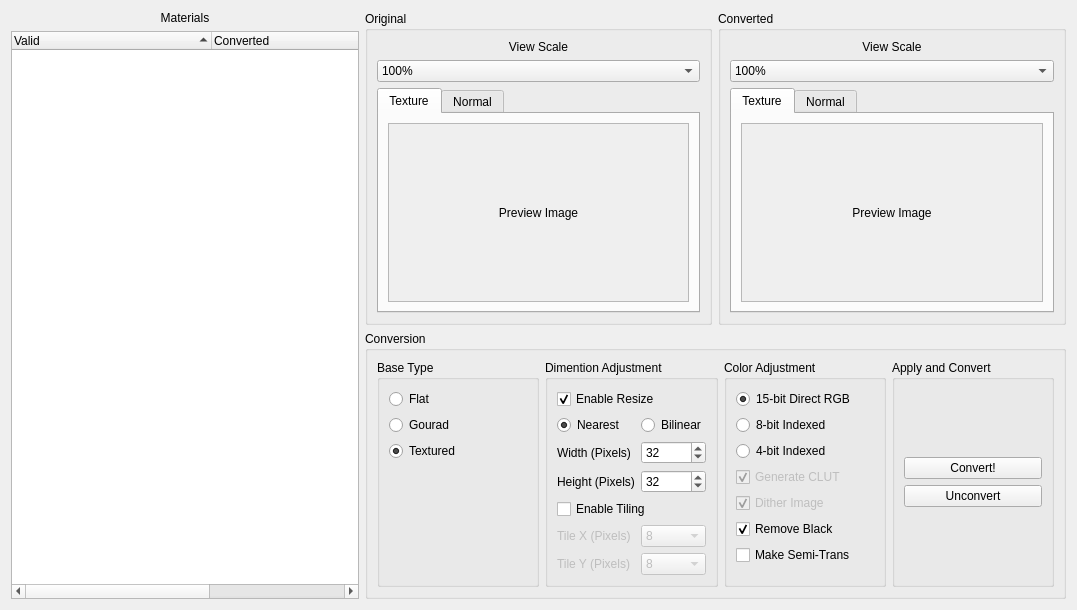
<?xml version="1.0" encoding="UTF-8"?>
<ui version="4.0">
 <class>TextureConverter</class>
 <widget class="QWidget" name="TextureConverter">
  <property name="geometry">
   <rect>
    <x>0</x>
    <y>0</y>
    <width>1077</width>
    <height>610</height>
   </rect>
  </property>
  <property name="windowTitle">
   <string>Form</string>
  </property>
  <layout class="QGridLayout" name="gridLayout_2">
   <item row="0" column="0">
    <layout class="QGridLayout" name="textureConverterLayout" rowstretch="3,1" columnstretch="1,1,1">
     <item row="0" column="1">
      <widget class="QGroupBox" name="originalPreviewBox">
       <property name="title">
        <string>Original</string>
       </property>
       <layout class="QVBoxLayout" name="verticalLayout_4">
        <item>
         <layout class="QVBoxLayout" name="originalPreviewLayouy">
          <item>
           <widget class="QLabel" name="originalZoomLabel">
            <property name="text">
             <string>View Scale</string>
            </property>
            <property name="alignment">
             <set>Qt::AlignCenter</set>
            </property>
           </widget>
          </item>
          <item>
           <widget class="QComboBox" name="originalZoomSelector">
            <property name="currentText">
             <string>100%</string>
            </property>
            <property name="currentIndex">
             <number>2</number>
            </property>
            <item>
             <property name="text">
              <string>25%</string>
             </property>
            </item>
            <item>
             <property name="text">
              <string>50%</string>
             </property>
            </item>
            <item>
             <property name="text">
              <string>100%</string>
             </property>
            </item>
            <item>
             <property name="text">
              <string>200%</string>
             </property>
            </item>
            <item>
             <property name="text">
              <string>400%</string>
             </property>
            </item>
            <item>
             <property name="text">
              <string>800%</string>
             </property>
            </item>
            <item>
             <property name="text">
              <string>1600%</string>
             </property>
            </item>
           </widget>
          </item>
          <item>
           <widget class="QTabWidget" name="originalMapTabs">
            <property name="currentIndex">
             <number>0</number>
            </property>
            <widget class="QWidget" name="originalTextureTab">
             <attribute name="title">
              <string>Texture</string>
             </attribute>
             <layout class="QVBoxLayout" name="verticalLayout_2">
              <item>
               <layout class="QVBoxLayout" name="originalTextureTabLayout">
                <item>
                 <widget class="QScrollArea" name="originalTextureArea">
                  <property name="widgetResizable">
                   <bool>true</bool>
                  </property>
                  <widget class="QWidget" name="originalTextureAreaWidget">
                   <property name="geometry">
                    <rect>
                     <x>0</x>
                     <y>0</y>
                     <width>283</width>
                     <height>110</height>
                    </rect>
                   </property>
                   <layout class="QGridLayout" name="gridLayout_9">
                    <item row="1" column="0">
                     <layout class="QGridLayout" name="originalTextureAreaLayout">
                      <item row="0" column="0">
                       <widget class="QLabel" name="originalTexture">
                        <property name="text">
                         <string>Preview Image</string>
                        </property>
                        <property name="alignment">
                         <set>Qt::AlignCenter</set>
                        </property>
                       </widget>
                      </item>
                     </layout>
                    </item>
                   </layout>
                  </widget>
                 </widget>
                </item>
               </layout>
              </item>
             </layout>
            </widget>
            <widget class="QWidget" name="originalNormalTab">
             <attribute name="title">
              <string>Normal</string>
             </attribute>
             <layout class="QVBoxLayout" name="verticalLayout_6">
              <item>
               <layout class="QVBoxLayout" name="originalNormalTabLayout">
                <item>
                 <widget class="QScrollArea" name="originalNormalArea">
                  <property name="enabled">
                   <bool>true</bool>
                  </property>
                  <property name="widgetResizable">
                   <bool>true</bool>
                  </property>
                  <widget class="QWidget" name="originalNormalAreaWidget">
                   <property name="geometry">
                    <rect>
                     <x>0</x>
                     <y>0</y>
                     <width>283</width>
                     <height>110</height>
                    </rect>
                   </property>
                   <layout class="QGridLayout" name="gridLayout_12">
                    <item row="0" column="0">
                     <layout class="QGridLayout" name="originalNormalAreaLayout">
                      <item row="0" column="0">
                       <widget class="QLabel" name="originalNormal">
                        <property name="text">
                         <string>Preview Image</string>
                        </property>
                        <property name="alignment">
                         <set>Qt::AlignCenter</set>
                        </property>
                       </widget>
                      </item>
                     </layout>
                    </item>
                   </layout>
                  </widget>
                 </widget>
                </item>
               </layout>
              </item>
             </layout>
            </widget>
           </widget>
          </item>
         </layout>
        </item>
       </layout>
      </widget>
     </item>
     <item row="0" column="2">
      <widget class="QGroupBox" name="convertedPreviewBox">
       <property name="title">
        <string>Converted</string>
       </property>
       <layout class="QVBoxLayout" name="verticalLayout_5">
        <item>
         <layout class="QVBoxLayout" name="convertedPreviewLayout">
          <item>
           <widget class="QLabel" name="convertedZoomLabel">
            <property name="text">
             <string>View Scale</string>
            </property>
            <property name="alignment">
             <set>Qt::AlignCenter</set>
            </property>
           </widget>
          </item>
          <item>
           <widget class="QComboBox" name="convertedZoomSelector">
            <property name="currentText">
             <string>100%</string>
            </property>
            <property name="currentIndex">
             <number>2</number>
            </property>
            <item>
             <property name="text">
              <string>25%</string>
             </property>
            </item>
            <item>
             <property name="text">
              <string>50%</string>
             </property>
            </item>
            <item>
             <property name="text">
              <string>100%</string>
             </property>
            </item>
            <item>
             <property name="text">
              <string>200%</string>
             </property>
            </item>
            <item>
             <property name="text">
              <string>400%</string>
             </property>
            </item>
            <item>
             <property name="text">
              <string>800%</string>
             </property>
            </item>
            <item>
             <property name="text">
              <string>1600%</string>
             </property>
            </item>
           </widget>
          </item>
          <item>
           <widget class="QTabWidget" name="convertedMapTabs">
            <property name="currentIndex">
             <number>0</number>
            </property>
            <widget class="QWidget" name="convertedTextureTab">
             <attribute name="title">
              <string>Texture</string>
             </attribute>
             <layout class="QVBoxLayout" name="verticalLayout_9">
              <item>
               <layout class="QVBoxLayout" name="convertedTextureTabLayout">
                <item>
                 <widget class="QScrollArea" name="convertedTextureArea">
                  <property name="widgetResizable">
                   <bool>true</bool>
                  </property>
                  <widget class="QWidget" name="convertedTextureAreaWidget">
                   <property name="geometry">
                    <rect>
                     <x>0</x>
                     <y>0</y>
                     <width>283</width>
                     <height>110</height>
                    </rect>
                   </property>
                   <layout class="QGridLayout" name="gridLayout_10">
                    <item row="0" column="0">
                     <layout class="QGridLayout" name="convertedTextureAreaLayout">
                      <item row="0" column="0">
                       <widget class="QLabel" name="convertedTexture">
                        <property name="text">
                         <string>Preview Image</string>
                        </property>
                        <property name="alignment">
                         <set>Qt::AlignCenter</set>
                        </property>
                       </widget>
                      </item>
                     </layout>
                    </item>
                   </layout>
                  </widget>
                 </widget>
                </item>
               </layout>
              </item>
             </layout>
            </widget>
            <widget class="QWidget" name="convertedNormalTab">
             <attribute name="title">
              <string>Normal</string>
             </attribute>
             <layout class="QVBoxLayout" name="verticalLayout_11">
              <item>
               <layout class="QVBoxLayout" name="convertedNormalTabLayout">
                <item>
                 <widget class="QScrollArea" name="convertedNormalArea">
                  <property name="enabled">
                   <bool>true</bool>
                  </property>
                  <property name="widgetResizable">
                   <bool>true</bool>
                  </property>
                  <widget class="QWidget" name="convertedNormalAreaWidget">
                   <property name="geometry">
                    <rect>
                     <x>0</x>
                     <y>0</y>
                     <width>283</width>
                     <height>110</height>
                    </rect>
                   </property>
                   <layout class="QGridLayout" name="gridLayout_11">
                    <item row="0" column="0">
                     <layout class="QGridLayout" name="convertedNormalAreaLayout">
                      <item row="0" column="0">
                       <widget class="QLabel" name="convertedNormal">
                        <property name="text">
                         <string>Preview Image</string>
                        </property>
                        <property name="alignment">
                         <set>Qt::AlignCenter</set>
                        </property>
                       </widget>
                      </item>
                     </layout>
                    </item>
                   </layout>
                  </widget>
                 </widget>
                </item>
               </layout>
              </item>
             </layout>
            </widget>
           </widget>
          </item>
         </layout>
        </item>
       </layout>
      </widget>
     </item>
     <item row="1" column="1" colspan="2">
      <widget class="QGroupBox" name="conversionToolBox">
       <property name="enabled">
        <bool>true</bool>
       </property>
       <property name="title">
        <string>Conversion</string>
       </property>
       <layout class="QHBoxLayout" name="horizontalLayout_2">
        <item>
         <layout class="QHBoxLayout" name="conversionToolBoxLayout">
          <item>
           <widget class="QGroupBox" name="baseTypeBox">
            <property name="title">
             <string>Base Type</string>
            </property>
            <layout class="QFormLayout" name="formLayout">
             <item row="0" column="0">
              <layout class="QFormLayout" name="baseTypeLayout">
               <item row="0" column="0">
                <widget class="QRadioButton" name="flatButton">
                 <property name="text">
                  <string>Flat</string>
                 </property>
                 <attribute name="buttonGroup">
                  <string notr="true">typeRadioGroup</string>
                 </attribute>
                </widget>
               </item>
               <item row="1" column="0">
                <widget class="QRadioButton" name="gouradButton">
                 <property name="text">
                  <string>Gourad</string>
                 </property>
                 <attribute name="buttonGroup">
                  <string notr="true">typeRadioGroup</string>
                 </attribute>
                </widget>
               </item>
               <item row="2" column="0">
                <widget class="QRadioButton" name="texturedButton">
                 <property name="text">
                  <string>Textured</string>
                 </property>
                 <property name="checked">
                  <bool>true</bool>
                 </property>
                 <attribute name="buttonGroup">
                  <string notr="true">typeRadioGroup</string>
                 </attribute>
                </widget>
               </item>
              </layout>
             </item>
            </layout>
           </widget>
          </item>
          <item>
           <widget class="QGroupBox" name="adjustSizeBox">
            <property name="enabled">
             <bool>true</bool>
            </property>
            <property name="title">
             <string>Dimention Adjustment</string>
            </property>
            <layout class="QFormLayout" name="formLayout_3">
             <item row="0" column="0">
              <layout class="QFormLayout" name="adjustSizeBoxLayout">
               <item row="4" column="0">
                <widget class="QLabel" name="adjustWidthLabel">
                 <property name="text">
                  <string>Width (Pixels)</string>
                 </property>
                </widget>
               </item>
               <item row="4" column="1">
                <widget class="QSpinBox" name="adjustWidthSpin">
                 <property name="enabled">
                  <bool>true</bool>
                 </property>
                 <property name="minimum">
                  <number>1</number>
                 </property>
                 <property name="maximum">
                  <number>256</number>
                 </property>
                 <property name="value">
                  <number>32</number>
                 </property>
                </widget>
               </item>
               <item row="5" column="0">
                <widget class="QLabel" name="adjustHeightLabel">
                 <property name="text">
                  <string>Height (Pixels)</string>
                 </property>
                </widget>
               </item>
               <item row="1" column="0" colspan="2">
                <widget class="QCheckBox" name="adjustSizeCheck">
                 <property name="enabled">
                  <bool>true</bool>
                 </property>
                 <property name="text">
                  <string>Enable Resize</string>
                 </property>
                 <property name="checked">
                  <bool>true</bool>
                 </property>
                </widget>
               </item>
               <item row="5" column="1">
                <widget class="QSpinBox" name="adjustHeightSpin">
                 <property name="enabled">
                  <bool>true</bool>
                 </property>
                 <property name="minimum">
                  <number>1</number>
                 </property>
                 <property name="maximum">
                  <number>256</number>
                 </property>
                 <property name="value">
                  <number>32</number>
                 </property>
                </widget>
               </item>
               <item row="6" column="0" colspan="2">
                <widget class="QCheckBox" name="enableTilingCheck">
                 <property name="text">
                  <string>Enable Tiling</string>
                 </property>
                </widget>
               </item>
               <item row="7" column="0">
                <widget class="QLabel" name="tileXLabel">
                 <property name="enabled">
                  <bool>false</bool>
                 </property>
                 <property name="text">
                  <string>Tile X (Pixels)</string>
                 </property>
                </widget>
               </item>
               <item row="8" column="0">
                <widget class="QLabel" name="tileYLabel">
                 <property name="enabled">
                  <bool>false</bool>
                 </property>
                 <property name="text">
                  <string>Tile Y (Pixels)</string>
                 </property>
                </widget>
               </item>
               <item row="7" column="1">
                <widget class="QComboBox" name="tileXSelector">
                 <property name="enabled">
                  <bool>false</bool>
                 </property>
                 <item>
                  <property name="text">
                   <string>8</string>
                  </property>
                 </item>
                 <item>
                  <property name="text">
                   <string>16</string>
                  </property>
                 </item>
                 <item>
                  <property name="text">
                   <string>32</string>
                  </property>
                 </item>
                 <item>
                  <property name="text">
                   <string>64</string>
                  </property>
                 </item>
                 <item>
                  <property name="text">
                   <string>128</string>
                  </property>
                 </item>
                 <item>
                  <property name="text">
                   <string>256</string>
                  </property>
                 </item>
                </widget>
               </item>
               <item row="8" column="1">
                <widget class="QComboBox" name="tileYSelector">
                 <property name="enabled">
                  <bool>false</bool>
                 </property>
                 <item>
                  <property name="text">
                   <string>8</string>
                  </property>
                 </item>
                 <item>
                  <property name="text">
                   <string>16</string>
                  </property>
                 </item>
                 <item>
                  <property name="text">
                   <string>32</string>
                  </property>
                 </item>
                 <item>
                  <property name="text">
                   <string>64</string>
                  </property>
                 </item>
                 <item>
                  <property name="text">
                   <string>128</string>
                  </property>
                 </item>
                 <item>
                  <property name="text">
                   <string>256</string>
                  </property>
                 </item>
                </widget>
               </item>
               <item row="2" column="0">
                <widget class="QRadioButton" name="nearestScaleRadio">
                 <property name="text">
                  <string>Nearest</string>
                 </property>
                 <property name="checked">
                  <bool>true</bool>
                 </property>
                 <attribute name="buttonGroup">
                  <string notr="true">scaleRadioGroup</string>
                 </attribute>
                </widget>
               </item>
               <item row="2" column="1">
                <widget class="QRadioButton" name="bilinearScaleRadio">
                 <property name="text">
                  <string>Bilinear</string>
                 </property>
                 <attribute name="buttonGroup">
                  <string notr="true">scaleRadioGroup</string>
                 </attribute>
                </widget>
               </item>
              </layout>
             </item>
            </layout>
           </widget>
          </item>
          <item>
           <widget class="QGroupBox" name="adjustColorBox">
            <property name="title">
             <string>Color Adjustment</string>
            </property>
            <layout class="QFormLayout" name="formLayout_6">
             <item row="0" column="0">
              <layout class="QFormLayout" name="adjustColorBoxLayout">
               <item row="1" column="0">
                <widget class="QRadioButton" name="bpp8radio">
                 <property name="text">
                  <string>8-bit Indexed</string>
                 </property>
                 <attribute name="buttonGroup">
                  <string notr="true">colorRadioGroup</string>
                 </attribute>
                </widget>
               </item>
               <item row="2" column="0">
                <widget class="QRadioButton" name="bpp4radio">
                 <property name="text">
                  <string>4-bit Indexed</string>
                 </property>
                 <attribute name="buttonGroup">
                  <string notr="true">colorRadioGroup</string>
                 </attribute>
                </widget>
               </item>
               <item row="3" column="0" colspan="2">
                <widget class="QCheckBox" name="generateCLUTCheck">
                 <property name="enabled">
                  <bool>false</bool>
                 </property>
                 <property name="text">
                  <string>Generate CLUT</string>
                 </property>
                 <property name="checked">
                  <bool>true</bool>
                 </property>
                </widget>
               </item>
               <item row="6" column="0" colspan="2">
                <widget class="QCheckBox" name="makeSemiTransCheck">
                 <property name="text">
                  <string>Make Semi-Trans</string>
                 </property>
                </widget>
               </item>
               <item row="0" column="0">
                <widget class="QRadioButton" name="bpp15radio">
                 <property name="text">
                  <string>15-bit Direct RGB</string>
                 </property>
                 <property name="checked">
                  <bool>true</bool>
                 </property>
                 <attribute name="buttonGroup">
                  <string notr="true">colorRadioGroup</string>
                 </attribute>
                </widget>
               </item>
               <item row="4" column="0" colspan="2">
                <widget class="QCheckBox" name="ditheringCheck">
                 <property name="enabled">
                  <bool>false</bool>
                 </property>
                 <property name="text">
                  <string>Dither Image</string>
                 </property>
                 <property name="checked">
                  <bool>true</bool>
                 </property>
                </widget>
               </item>
               <item row="5" column="0" colspan="2">
                <widget class="QCheckBox" name="removeBlackCheck">
                 <property name="text">
                  <string>Remove Black</string>
                 </property>
                 <property name="checked">
                  <bool>true</bool>
                 </property>
                </widget>
               </item>
              </layout>
             </item>
            </layout>
           </widget>
          </item>
          <item>
           <widget class="QGroupBox" name="convertBox">
            <property name="title">
             <string>Apply and Convert</string>
            </property>
            <layout class="QVBoxLayout" name="verticalLayout_7">
             <item>
              <layout class="QVBoxLayout" name="convertBoxLayout">
               <item>
                <widget class="QPushButton" name="convertButton">
                 <property name="text">
                  <string>Convert!</string>
                 </property>
                </widget>
               </item>
               <item>
                <widget class="QPushButton" name="unconvertButton">
                 <property name="text">
                  <string>Unconvert</string>
                 </property>
                </widget>
               </item>
              </layout>
             </item>
            </layout>
           </widget>
          </item>
         </layout>
        </item>
       </layout>
      </widget>
     </item>
     <item row="0" column="0" rowspan="2">
      <layout class="QVBoxLayout" name="matListLayout">
       <item>
        <widget class="QLabel" name="matListLabel">
         <property name="text">
          <string>Materials</string>
         </property>
         <property name="alignment">
          <set>Qt::AlignCenter</set>
         </property>
        </widget>
       </item>
       <item>
        <widget class="QTreeWidget" name="matList">
         <property name="selectionMode">
          <enum>QAbstractItemView::ExtendedSelection</enum>
         </property>
         <property name="sortingEnabled">
          <bool>true</bool>
         </property>
         <property name="columnCount">
          <number>3</number>
         </property>
         <attribute name="headerDefaultSectionSize">
          <number>200</number>
         </attribute>
         <attribute name="headerMinimumSectionSize">
          <number>20</number>
         </attribute>
         <attribute name="headerShowSortIndicator" stdset="0">
          <bool>true</bool>
         </attribute>
         <column>
          <property name="text">
           <string>Valid</string>
          </property>
         </column>
         <column>
          <property name="text">
           <string>Converted</string>
          </property>
         </column>
         <column>
          <property name="text">
           <string>Mat Name</string>
          </property>
         </column>
        </widget>
       </item>
      </layout>
     </item>
    </layout>
   </item>
  </layout>
 </widget>
 <resources/>
 <connections>
  <connection>
   <sender>adjustSizeCheck</sender>
   <signal>toggled(bool)</signal>
   <receiver>nearestScaleRadio</receiver>
   <slot>setEnabled(bool)</slot>
   <hints>
    <hint type="sourcelabel">
     <x>572</x>
     <y>374</y>
    </hint>
    <hint type="destinationlabel">
     <x>574</x>
     <y>397</y>
    </hint>
   </hints>
  </connection>
  <connection>
   <sender>adjustSizeCheck</sender>
   <signal>toggled(bool)</signal>
   <receiver>bilinearScaleRadio</receiver>
   <slot>setEnabled(bool)</slot>
   <hints>
    <hint type="sourcelabel">
     <x>627</x>
     <y>372</y>
    </hint>
    <hint type="destinationlabel">
     <x>652</x>
     <y>398</y>
    </hint>
   </hints>
  </connection>
  <connection>
   <sender>adjustSizeCheck</sender>
   <signal>toggled(bool)</signal>
   <receiver>adjustWidthSpin</receiver>
   <slot>setEnabled(bool)</slot>
   <hints>
    <hint type="sourcelabel">
     <x>626</x>
     <y>375</y>
    </hint>
    <hint type="destinationlabel">
     <x>639</x>
     <y>436</y>
    </hint>
   </hints>
  </connection>
  <connection>
   <sender>adjustSizeCheck</sender>
   <signal>toggled(bool)</signal>
   <receiver>adjustHeightSpin</receiver>
   <slot>setEnabled(bool)</slot>
   <hints>
    <hint type="sourcelabel">
     <x>604</x>
     <y>374</y>
    </hint>
    <hint type="destinationlabel">
     <x>623</x>
     <y>467</y>
    </hint>
   </hints>
  </connection>
  <connection>
   <sender>adjustSizeCheck</sender>
   <signal>toggled(bool)</signal>
   <receiver>adjustWidthLabel</receiver>
   <slot>setEnabled(bool)</slot>
   <hints>
    <hint type="sourcelabel">
     <x>634</x>
     <y>377</y>
    </hint>
    <hint type="destinationlabel">
     <x>537</x>
     <y>431</y>
    </hint>
   </hints>
  </connection>
  <connection>
   <sender>adjustSizeCheck</sender>
   <signal>toggled(bool)</signal>
   <receiver>adjustHeightLabel</receiver>
   <slot>setEnabled(bool)</slot>
   <hints>
    <hint type="sourcelabel">
     <x>539</x>
     <y>377</y>
    </hint>
    <hint type="destinationlabel">
     <x>540</x>
     <y>469</y>
    </hint>
   </hints>
  </connection>
  <connection>
   <sender>bpp15radio</sender>
   <signal>toggled(bool)</signal>
   <receiver>generateCLUTCheck</receiver>
   <slot>setDisabled(bool)</slot>
   <hints>
    <hint type="sourcelabel">
     <x>841</x>
     <y>364</y>
    </hint>
    <hint type="destinationlabel">
     <x>787</x>
     <y>436</y>
    </hint>
   </hints>
  </connection>
  <connection>
   <sender>bpp8radio</sender>
   <signal>toggled(bool)</signal>
   <receiver>generateCLUTCheck</receiver>
   <slot>setEnabled(bool)</slot>
   <hints>
    <hint type="sourcelabel">
     <x>863</x>
     <y>384</y>
    </hint>
    <hint type="destinationlabel">
     <x>859</x>
     <y>442</y>
    </hint>
   </hints>
  </connection>
  <connection>
   <sender>bpp4radio</sender>
   <signal>toggled(bool)</signal>
   <receiver>generateCLUTCheck</receiver>
   <slot>setEnabled(bool)</slot>
   <hints>
    <hint type="sourcelabel">
     <x>835</x>
     <y>411</y>
    </hint>
    <hint type="destinationlabel">
     <x>847</x>
     <y>438</y>
    </hint>
   </hints>
  </connection>
  <connection>
   <sender>bpp15radio</sender>
   <signal>toggled(bool)</signal>
   <receiver>ditheringCheck</receiver>
   <slot>setDisabled(bool)</slot>
   <hints>
    <hint type="sourcelabel">
     <x>814</x>
     <y>365</y>
    </hint>
    <hint type="destinationlabel">
     <x>814</x>
     <y>459</y>
    </hint>
   </hints>
  </connection>
  <connection>
   <sender>bpp8radio</sender>
   <signal>toggled(bool)</signal>
   <receiver>ditheringCheck</receiver>
   <slot>setEnabled(bool)</slot>
   <hints>
    <hint type="sourcelabel">
     <x>829</x>
     <y>390</y>
    </hint>
    <hint type="destinationlabel">
     <x>835</x>
     <y>463</y>
    </hint>
   </hints>
  </connection>
  <connection>
   <sender>bpp4radio</sender>
   <signal>toggled(bool)</signal>
   <receiver>ditheringCheck</receiver>
   <slot>setEnabled(bool)</slot>
   <hints>
    <hint type="sourcelabel">
     <x>836</x>
     <y>418</y>
    </hint>
    <hint type="destinationlabel">
     <x>875</x>
     <y>459</y>
    </hint>
   </hints>
  </connection>
  <connection>
   <sender>enableTilingCheck</sender>
   <signal>toggled(bool)</signal>
   <receiver>tileXLabel</receiver>
   <slot>setEnabled(bool)</slot>
   <hints>
    <hint type="sourcelabel">
     <x>516</x>
     <y>501</y>
    </hint>
    <hint type="destinationlabel">
     <x>509</x>
     <y>526</y>
    </hint>
   </hints>
  </connection>
  <connection>
   <sender>enableTilingCheck</sender>
   <signal>toggled(bool)</signal>
   <receiver>tileYLabel</receiver>
   <slot>setEnabled(bool)</slot>
   <hints>
    <hint type="sourcelabel">
     <x>528</x>
     <y>500</y>
    </hint>
    <hint type="destinationlabel">
     <x>526</x>
     <y>558</y>
    </hint>
   </hints>
  </connection>
  <connection>
   <sender>enableTilingCheck</sender>
   <signal>toggled(bool)</signal>
   <receiver>tileXSelector</receiver>
   <slot>setEnabled(bool)</slot>
   <hints>
    <hint type="sourcelabel">
     <x>602</x>
     <y>495</y>
    </hint>
    <hint type="destinationlabel">
     <x>609</x>
     <y>527</y>
    </hint>
   </hints>
  </connection>
  <connection>
   <sender>enableTilingCheck</sender>
   <signal>toggled(bool)</signal>
   <receiver>tileYSelector</receiver>
   <slot>setEnabled(bool)</slot>
   <hints>
    <hint type="sourcelabel">
     <x>593</x>
     <y>498</y>
    </hint>
    <hint type="destinationlabel">
     <x>594</x>
     <y>551</y>
    </hint>
   </hints>
  </connection>
  <connection>
   <sender>flatButton</sender>
   <signal>toggled(bool)</signal>
   <receiver>adjustSizeBox</receiver>
   <slot>setDisabled(bool)</slot>
   <hints>
    <hint type="sourcelabel">
     <x>396</x>
     <y>368</y>
    </hint>
    <hint type="destinationlabel">
     <x>489</x>
     <y>356</y>
    </hint>
   </hints>
  </connection>
  <connection>
   <sender>gouradButton</sender>
   <signal>toggled(bool)</signal>
   <receiver>adjustColorBox</receiver>
   <slot>setDisabled(bool)</slot>
   <hints>
    <hint type="sourcelabel">
     <x>374</x>
     <y>393</y>
    </hint>
    <hint type="destinationlabel">
     <x>726</x>
     <y>394</y>
    </hint>
   </hints>
  </connection>
  <connection>
   <sender>texturedButton</sender>
   <signal>toggled(bool)</signal>
   <receiver>adjustSizeBox</receiver>
   <slot>setEnabled(bool)</slot>
   <hints>
    <hint type="sourcelabel">
     <x>372</x>
     <y>414</y>
    </hint>
    <hint type="destinationlabel">
     <x>490</x>
     <y>409</y>
    </hint>
   </hints>
  </connection>
  <connection>
   <sender>texturedButton</sender>
   <signal>toggled(bool)</signal>
   <receiver>adjustColorBox</receiver>
   <slot>setEnabled(bool)</slot>
   <hints>
    <hint type="sourcelabel">
     <x>369</x>
     <y>417</y>
    </hint>
    <hint type="destinationlabel">
     <x>724</x>
     <y>416</y>
    </hint>
   </hints>
  </connection>
  <connection>
   <sender>flatButton</sender>
   <signal>toggled(bool)</signal>
   <receiver>adjustColorBox</receiver>
   <slot>setDisabled(bool)</slot>
   <hints>
    <hint type="sourcelabel">
     <x>384</x>
     <y>369</y>
    </hint>
    <hint type="destinationlabel">
     <x>740</x>
     <y>341</y>
    </hint>
   </hints>
  </connection>
  <connection>
   <sender>gouradButton</sender>
   <signal>toggled(bool)</signal>
   <receiver>adjustSizeBox</receiver>
   <slot>setDisabled(bool)</slot>
   <hints>
    <hint type="sourcelabel">
     <x>367</x>
     <y>386</y>
    </hint>
    <hint type="destinationlabel">
     <x>695</x>
     <y>351</y>
    </hint>
   </hints>
  </connection>
 </connections>
 <buttongroups>
  <buttongroup name="colorRadioGroup"/>
  <buttongroup name="scaleRadioGroup"/>
  <buttongroup name="typeRadioGroup"/>
 </buttongroups>
</ui>
